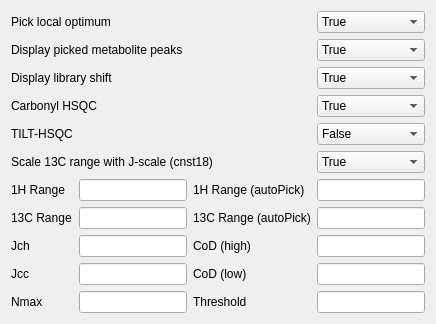
              <widget class="QWidget" name="hsqcSetupTab">
               <attribute name="title">
                <string>Setup</string>
               </attribute>
               <layout class="QGridLayout" name="gridLayout_25">
                <item row="0" column="0" colspan="2">
                 <widget class="QLabel" name="label_81">
                  <property name="text">
                   <string>Pick local optimum</string>
                  </property>
                 </widget>
                </item>
                <item row="0" column="4">
                 <widget class="QComboBox" name="pickLocalOptCB">
                  <item>
                   <property name="text">
                    <string>True</string>
                   </property>
                  </item>
                  <item>
                   <property name="text">
                    <string>False</string>
                   </property>
                  </item>
                 </widget>
                </item>
                <item row="1" column="0" colspan="2">
                 <widget class="QLabel" name="label_79">
                  <property name="text">
                   <string>Display picked metabolite peaks</string>
                  </property>
                 </widget>
                </item>
                <item row="1" column="4">
                 <widget class="QComboBox" name="displayPickedCB">
                  <item>
                   <property name="text">
                    <string>True</string>
                   </property>
                  </item>
                  <item>
                   <property name="text">
                    <string>False</string>
                   </property>
                  </item>
                 </widget>
                </item>
                <item row="2" column="0" colspan="2">
                 <widget class="QLabel" name="label_80">
                  <property name="text">
                   <string>Display library shift</string>
                  </property>
                 </widget>
                </item>
                <item row="2" column="4">
                 <widget class="QComboBox" name="displayLibraryCB">
                  <item>
                   <property name="text">
                    <string>True</string>
                   </property>
                  </item>
                  <item>
                   <property name="text">
                    <string>False</string>
                   </property>
                  </item>
                 </widget>
                </item>
                <item row="3" column="0" colspan="2">
                 <widget class="QLabel" name="label_91">
                  <property name="text">
                   <string>Carbonyl HSQC</string>
                  </property>
                 </widget>
                </item>
                <item row="3" column="4">
                 <widget class="QComboBox" name="coHsqcCB">
                  <item>
                   <property name="text">
                    <string>True</string>
                   </property>
                  </item>
                  <item>
                   <property name="text">
                    <string>False</string>
                   </property>
                  </item>
                 </widget>
                </item>
                <item row="4" column="0">
                 <widget class="QLabel" name="label_78">
                  <property name="text">
                   <string>TILT-HSQC</string>
                  </property>
                 </widget>
                </item>
                <item row="4" column="4">
                 <widget class="QComboBox" name="tiltHsqcCB">
                  <property name="currentIndex">
                   <number>1</number>
                  </property>
                  <item>
                   <property name="text">
                    <string>True</string>
                   </property>
                  </item>
                  <item>
                   <property name="text">
                    <string>False</string>
                   </property>
                  </item>
                 </widget>
                </item>
                <item row="5" column="0" colspan="3">
                 <widget class="QLabel" name="label_92">
                  <property name="text">
                   <string>Scale 13C range with J-scale (cnst18)</string>
                  </property>
                 </widget>
                </item>
                <item row="5" column="4">
                 <widget class="QComboBox" name="autoscaleCB">
                  <item>
                   <property name="text">
                    <string>True</string>
                   </property>
                  </item>
                  <item>
                   <property name="text">
                    <string>False</string>
                   </property>
                  </item>
                 </widget>
                </item>
                <item row="6" column="0">
                 <widget class="QLabel" name="label_85">
                  <property name="text">
                   <string>1H Range</string>
                  </property>
                 </widget>
                </item>
                <item row="6" column="1">
                 <widget class="QLineEdit" name="h1Range">
                  <property name="text">
                   <string/>
                  </property>
                  <property name="alignment">
                   <set>Qt::AlignRight|Qt::AlignTrailing|Qt::AlignVCenter</set>
                  </property>
                 </widget>
                </item>
                <item row="6" column="2">
                 <widget class="QLabel" name="label_94">
                  <property name="text">
                   <string>1H Range (autoPick)</string>
                  </property>
                 </widget>
                </item>
                <item row="6" column="4">
                 <widget class="QLineEdit" name="h1RangeAutopick">
                  <property name="text">
                   <string/>
                  </property>
                  <property name="alignment">
                   <set>Qt::AlignRight|Qt::AlignTrailing|Qt::AlignVCenter</set>
                  </property>
                 </widget>
                </item>
                <item row="7" column="0">
                 <widget class="QLabel" name="label_86">
                  <property name="text">
                   <string>13C Range</string>
                  </property>
                 </widget>
                </item>
                <item row="7" column="1">
                 <widget class="QLineEdit" name="c13Range">
                  <property name="text">
                   <string/>
                  </property>
                  <property name="alignment">
                   <set>Qt::AlignRight|Qt::AlignTrailing|Qt::AlignVCenter</set>
                  </property>
                 </widget>
                </item>
                <item row="7" column="2" colspan="2">
                 <widget class="QLabel" name="label_95">
                  <property name="text">
                   <string>13C Range (autoPick)</string>
                  </property>
                 </widget>
                </item>
                <item row="7" column="4">
                 <widget class="QLineEdit" name="c13RangeAutopick">
                  <property name="text">
                   <string/>
                  </property>
                  <property name="alignment">
                   <set>Qt::AlignRight|Qt::AlignTrailing|Qt::AlignVCenter</set>
                  </property>
                 </widget>
                </item>
                <item row="8" column="0">
                 <widget class="QLabel" name="label_87">
                  <property name="text">
                   <string>Jch</string>
                  </property>
                 </widget>
                </item>
                <item row="8" column="1">
                 <widget class="QLineEdit" name="jCH">
                  <property name="text">
                   <string/>
                  </property>
                  <property name="alignment">
                   <set>Qt::AlignRight|Qt::AlignTrailing|Qt::AlignVCenter</set>
                  </property>
                 </widget>
                </item>
                <item row="8" column="2" colspan="2">
                 <widget class="QLabel" name="label_96">
                  <property name="text">
                   <string>CoD (high)</string>
                  </property>
                 </widget>
                </item>
                <item row="8" column="4">
                 <widget class="QLineEdit" name="codHigh">
                  <property name="text">
                   <string/>
                  </property>
                  <property name="alignment">
                   <set>Qt::AlignRight|Qt::AlignTrailing|Qt::AlignVCenter</set>
                  </property>
                 </widget>
                </item>
                <item row="9" column="0">
                 <widget class="QLabel" name="label_88">
                  <property name="text">
                   <string>Jcc</string>
                  </property>
                 </widget>
                </item>
                <item row="9" column="1">
                 <widget class="QLineEdit" name="jCC">
                  <property name="text">
                   <string/>
                  </property>
                  <property name="alignment">
                   <set>Qt::AlignRight|Qt::AlignTrailing|Qt::AlignVCenter</set>
                  </property>
                 </widget>
                </item>
                <item row="9" column="2" colspan="2">
                 <widget class="QLabel" name="label_97">
                  <property name="text">
                   <string>CoD (low)</string>
                  </property>
                 </widget>
                </item>
                <item row="9" column="4">
                 <widget class="QLineEdit" name="codLow">
                  <property name="text">
                   <string/>
                  </property>
                  <property name="alignment">
                   <set>Qt::AlignRight|Qt::AlignTrailing|Qt::AlignVCenter</set>
                  </property>
                 </widget>
                </item>
                <item row="10" column="0">
                 <widget class="QLabel" name="label_89">
                  <property name="text">
                   <string>Nmax</string>
                  </property>
                 </widget>
                </item>
                <item row="10" column="1">
                 <widget class="QLineEdit" name="nMax">
                  <property name="text">
                   <string/>
                  </property>
                  <property name="alignment">
                   <set>Qt::AlignRight|Qt::AlignTrailing|Qt::AlignVCenter</set>
                  </property>
                 </widget>
                </item>
                <item row="10" column="2">
                 <widget class="QLabel" name="label_90">
                  <property name="text">
                   <string>Threshold</string>
                  </property>
                 </widget>
                </item>
                <item row="10" column="4">
                 <widget class="QLineEdit" name="threshold">
                  <property name="text">
                   <string/>
                  </property>
                  <property name="alignment">
                   <set>Qt::AlignRight|Qt::AlignTrailing|Qt::AlignVCenter</set>
                  </property>
                 </widget>
                </item>
               </layout>
              </widget>
